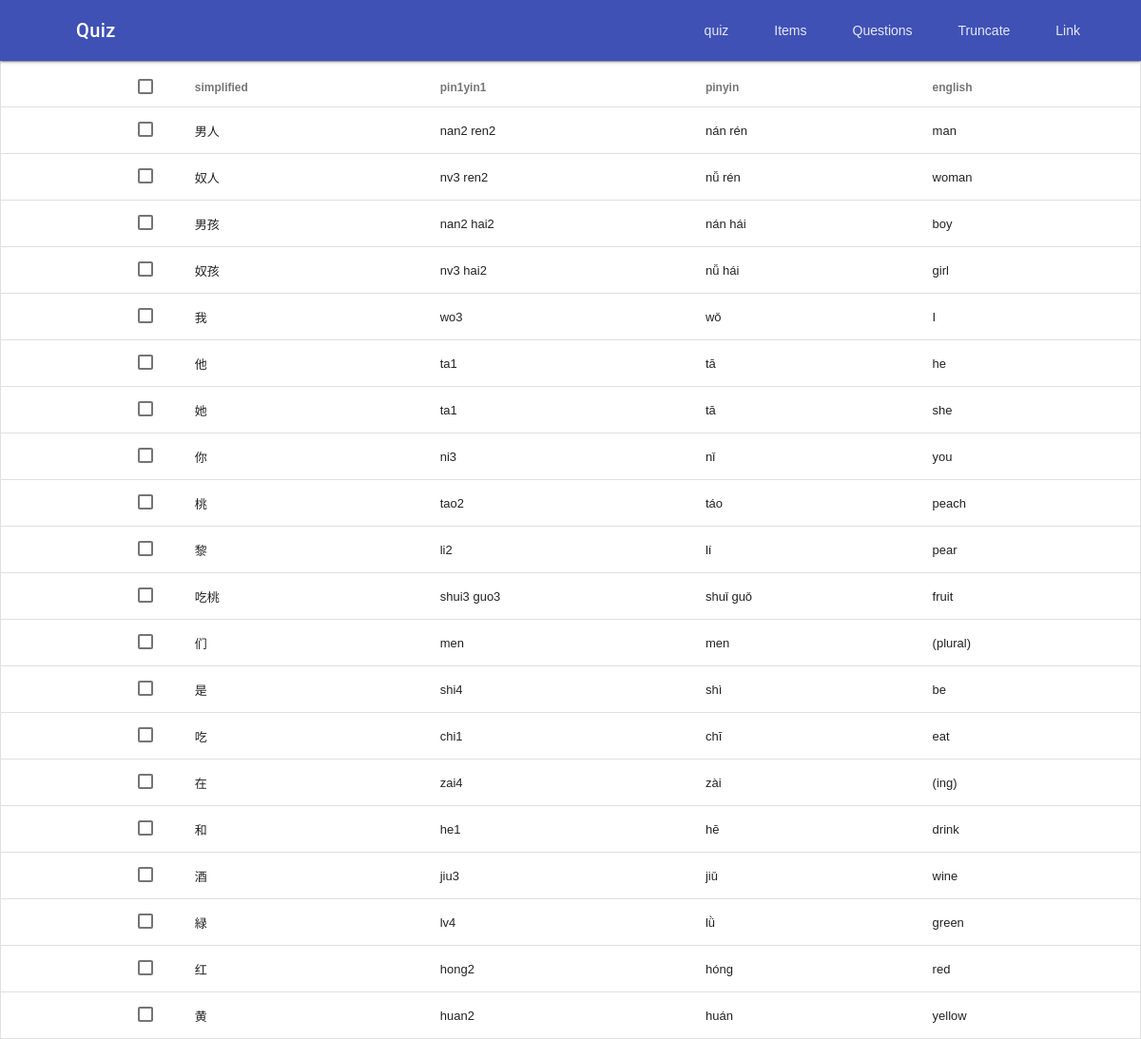
The page /items.php on the database its author committed.
### tables this page shows
CREATE TABLE `chineseskills` (
  `id` int(11) NOT NULL,
  `simplified` varchar(255) NOT NULL,
  `pin1yin1` varchar(255) NOT NULL,
  `pinyin` varchar(255) NOT NULL,
  `english` varchar(255) NOT NULL,
  `french` varchar(255) NOT NULL
);

### items.php (the view, shortened to what this page needs)
<html>
	<head>
		<link rel="stylesheet" href="./res/material.min.css">
		</head>
		<body >
					<div class="mdl-layout mdl-js-layout mdl-layout--fixed-header">
		<table class="mdl-data-table mdl-js-data-table mdl-data-table--selectable mdl-shadow--2dp">
  <thead>
    <tr>
      <th class="mdl-data-table__cell--non-numeric">simplified</th>
      <th class="mdl-data-table__cell--non-numeric">pin1yin1</th>
      <th class="mdl-data-table__cell--non-numeric">pinyin</th>
	  <th class="mdl-data-table__cell--non-numeric">english</th>
    </tr>
  </thead>
  <tbody>
			<?php
$con = mysqli_connect($dbhost,$dbuser,$dbpass,$dbname);
mysqli_set_charset( $con, 'utf8');
  $sql="SELECT * FROM chineseskills";
$result=mysqli_query($con,$sql);
  while($row = mysqli_fetch_array($result))
{
?>
<tr>
      <td class="mdl-data-table__cell--non-numeric"><?php echo($row[1]); ?></td>
      <td class="mdl-data-table__cell--non-numeric"><?php echo($row[2]); ?></td>
      <td class="mdl-data-table__cell--non-numeric"><?php echo($row[3]); ?></td>
	  <td class="mdl-data-table__cell--non-numeric"><?php echo($row['english']); ?></td>
    </tr>
<?php
}
?>
  </tbody>
</table>
			</div>
		</body>
	</html>

### rows shown on the page
chineseskills: simplified "男人", pin1yin1 "nan2 ren2", pinyin "nán rén", english "man"
chineseskills: simplified "奴人", pin1yin1 "nv3 ren2", pinyin "nǚ rén", english "woman"
chineseskills: simplified "男孩", pin1yin1 "nan2 hai2", pinyin "nán hái", english "boy"
chineseskills: simplified "奴孩", pin1yin1 "nv3 hai2", pinyin "nǚ hái", english "girl"
chineseskills: simplified "我", pin1yin1 "wo3", pinyin "wǒ", english "I"
chineseskills: simplified "他", pin1yin1 "ta1", pinyin "tā", english "he"
chineseskills: simplified "她", pin1yin1 "ta1", pinyin "tā", english "she"
chineseskills: simplified "你", pin1yin1 "ni3", pinyin "nǐ", english "you"
chineseskills: simplified "桃", pin1yin1 "tao2", pinyin "táo", english "peach"
chineseskills: simplified "黎", pin1yin1 "li2", pinyin "lí", english "pear"
chineseskills: simplified "吃桃", pin1yin1 "shui3 guo3", pinyin "shuǐ guǒ", english "fruit"
chineseskills: simplified "们", pin1yin1 "men", pinyin "men", english "(plural)"
chineseskills: simplified "是", pin1yin1 "shi4", pinyin "shì", english "be"
chineseskills: simplified "吃", pin1yin1 "chi1", pinyin "chī", english "eat"
chineseskills: simplified "在", pin1yin1 "zai4", pinyin "zài", english "(ing)"
chineseskills: simplified "和", pin1yin1 "he1", pinyin "hē", english "drink"
chineseskills: simplified "酒", pin1yin1 "jiu3", pinyin "jiǔ", english "wine"
chineseskills: simplified "緑", pin1yin1 "lv4", pinyin "lǜ", english "green"
chineseskills: simplified "红", pin1yin1 "hong2", pinyin "hóng", english "red"
chineseskills: simplified "黄", pin1yin1 "huan2", pinyin "huán", english "yellow"
